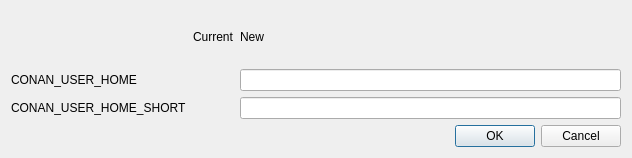
<?xml version="1.0" encoding="UTF-8"?>
<ui version="4.0">
 <class>LocalCacheMove</class>
 <widget class="QDialog" name="LocalCacheMove">
  <property name="geometry">
   <rect>
    <x>0</x>
    <y>0</y>
    <width>632</width>
    <height>158</height>
   </rect>
  </property>
  <property name="windowTitle">
   <string>Move local cache</string>
  </property>
  <layout class="QVBoxLayout" name="verticalLayout">
   <item>
    <layout class="QVBoxLayout" name="verticalLayout_2">
     <item>
      <layout class="QGridLayout" name="gridLayout">
       <item row="0" column="2">
        <widget class="QLabel" name="label_4">
         <property name="text">
          <string>New</string>
         </property>
        </widget>
       </item>
       <item row="1" column="2">
        <widget class="QLineEdit" name="newUserHome"/>
       </item>
       <item row="1" column="0">
        <widget class="QLabel" name="label">
         <property name="text">
          <string>CONAN_USER_HOME</string>
         </property>
        </widget>
       </item>
       <item row="0" column="1">
        <widget class="QLabel" name="label_3">
         <property name="text">
          <string>Current</string>
         </property>
        </widget>
       </item>
       <item row="1" column="1">
        <widget class="QLabel" name="currentUserHome">
         <property name="text">
          <string>&lt;empty&gt;</string>
         </property>
        </widget>
       </item>
       <item row="2" column="0">
        <widget class="QLabel" name="userHomeShortLabel">
         <property name="text">
          <string>CONAN_USER_HOME_SHORT</string>
         </property>
        </widget>
       </item>
       <item row="2" column="1">
        <widget class="QLabel" name="currentUserHomeShort">
         <property name="text">
          <string>&lt;empty&gt;</string>
         </property>
        </widget>
       </item>
       <item row="2" column="2">
        <widget class="QLineEdit" name="newUserHomeShort"/>
       </item>
      </layout>
     </item>
     <item>
      <widget class="QDialogButtonBox" name="buttonBox">
       <property name="standardButtons">
        <set>QDialogButtonBox::Cancel|QDialogButtonBox::Ok</set>
       </property>
      </widget>
     </item>
    </layout>
   </item>
  </layout>
 </widget>
 <resources/>
 <connections/>
</ui>
